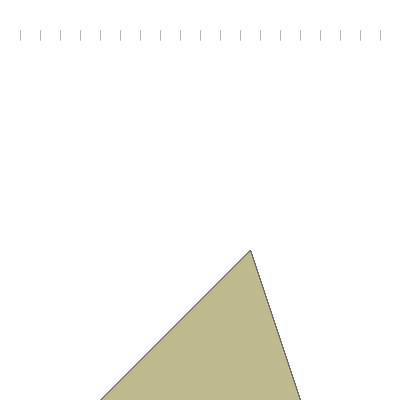
Frame 1 (no input)
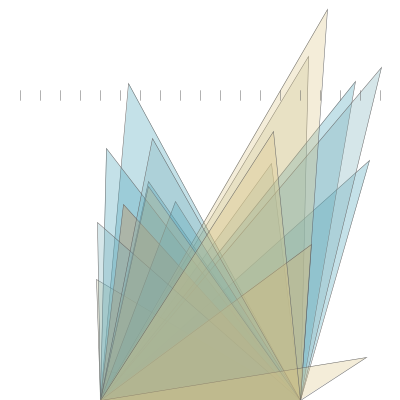
Frame 60 (the mouse pressed at the canvas centre just before this capture)
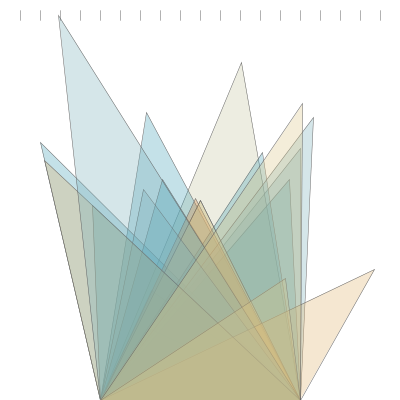
Frame 120 (the mouse held since frame 60 and released just before this capture)

The Processing sketch that drew these frames (run headless with seeded random() and noise(); from frame 60 on, the mouse is pressed at the canvas centre):

// Processing sketch: gabriela
// ── gabriela.pde
/* Universidad del desarrollo - Facultad de diseño - Certamen 0 - Gabriela Vergara Barentin
Aparecen triángulos formando una flor abstracta y lluvia de líneas.
Al apretar 1 aparecen círculos y al apretar 0 vuelven los triángulos.

*/

ArrayList<Flor> lista = new ArrayList<Flor>(); // declaro la lista y creo.
Flor f; // declaro f para llamar a la lista.
int n, m; // declaro variables enteras.


void setup() {
  size(400, 400); // tamano canvas
  for (int i = 0; i < 20; i++) { // los triángulos parten desde 0 y se suman de a uno hasta el 20.
    f = new Flor(250, 250, 100, 400, 300, 400); // parametros de los triángulos. 250 en 'x' y en 'y'
    // para que se vea como una flor que se abre
    lista.add(f); // llamo a la lista
  }
}

void draw () {
  frameRate(10);
  background(255);
  for (Flor a : lista) { // llama a todoas funciones.
    a.trian(n);
    a.mover(m);
    a.denuevo();
  }

  if (frameCount % 8 == 0) { // al dividir en 8 el resultado es 0 y aparecen 20 lineas. En cada frameCount salen 20 lineas mas.
    for (int i = 0; i < 20; i++) {
      line((20 + i*20), 10, (20 + i*20), 20);
    }
  }

  if (frameCount % 8 == 1) {
    for (int i = 0; i < 20; i++) {
      line((20 + i*20), 30, (20 + i*20), 40);
    }
  }

  if (frameCount % 8 == 2) {
    for (int i = 0; i < 20; i++) {
      line((20 + i*20), 50, (20 + i*20), 60);
    }
  }

  if (frameCount % 8 == 3) {
    for (int i = 0; i < 20; i++) {
      line((20 + i*20), 70, (20 + i*20), 80);
    }
  }
  if (frameCount % 8 == 4) {
    for (int i = 0; i < 20; i++) {
      line((20 + i*20), 90, (20 + i*20), 100);
    }
  }
  if (frameCount % 8 == 5) {
    for (int i = 0; i < 20; i++) {
      line((20 + i*20), 110, (20 + i*20), 120);
    }
  }
}
void keyPressed() {
  if (key== '1') { // salen cierculos
    n = 1;
  } else if (key== '0') { // vuelven los triángulos
    n = 0;
  }
}

// ── Flor.pde
class Flor { // nombre de la clase
  color [] colores; // declaro variables de colores.
  color todosJuntos; // declaro variable para usar muchos colores.
  int ranColores; // declaro una variable para usar colores con random.
  float x, y, x2, y2, x3, y3, posx, posy; // declaro variables decimales.

  Flor(float x, float y, float x2, float y2, float x3, float y3) { // parametros en float.
    this.ranColores = int(random(7)); // cantidad de colores que estaran en random.
    colores = new color[7]; // se crean 7 colores.
    colores[0] = color(68, 158, 183);
    colores[1] = color(120, 174, 185);
    colores[2] = color(163, 191, 179);
    colores[3] = color(198, 199, 158);
    colores[4] = color(220, 197, 133);
    colores[5] = color(223, 179, 107);
    colores[6] = color(206, 132, 63);
    todosJuntos = colores [ranColores]; // al usar todosJuntos se esta haciendo un random con todos los colores.

    this.x = x; // en la clase x vale x.
    this.y = y;
    this.x2 = x2;
    this.y2 = y2;
    this.x3 = x3;
    this.y3 = y3;

    posx = random(-10, 10); // se mueve un vertice en el eje x aletoriamente
    posy = random(-10, 10); // se mueve el mismo vertice en el eje y aleatoriamente
  }

  //descripcion?
  void trian(int cambio) {

    if (cambio == 0) { // al apretar 0 aparece esto.
      fill(todosJuntos, 80); //colores en random.
      strokeWeight(0.5); // grosor de linea de contorno triangulos.
      stroke(100); // color contorno triangulos.
      triangle(x, y, x2, y2, x3, y3);
    } else if (cambio == 1) { // al apretar 1 aparece esto.
      fill(todosJuntos);
      ellipse(random(40, 360), random(0, 400), 30, 30);
    }
  }

  void mover(int cambio) {
    if (cambio == 0) {
      x += posx;
      y += posy;
    }
  }

  // métodos de ejemplos no deben ser usados en trabajos
  void denuevo () { // todo comienza de nuevo
    if (x > width || x < 0 || y > height || y < 0) {
      x = width/2;
      y = height/2;
    }
  }
}
